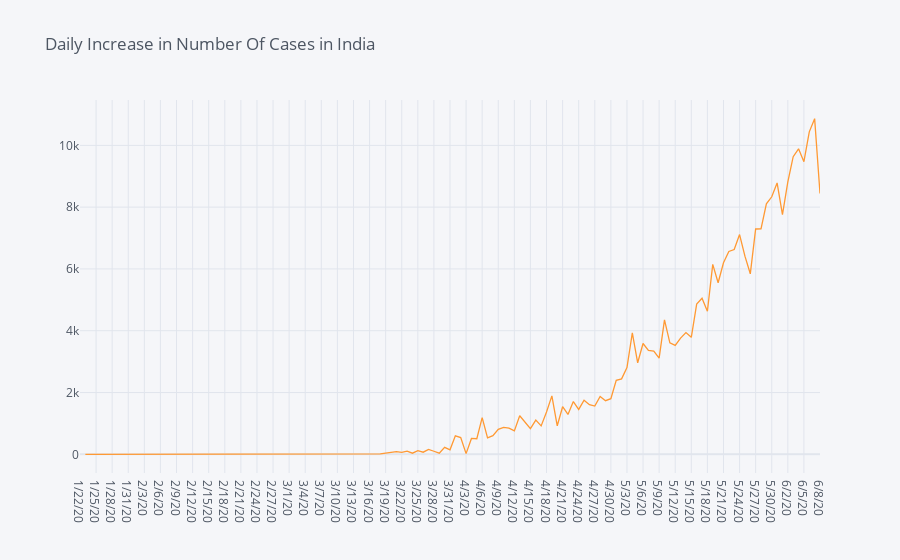

Write notebook code for a chart like this one.
### Code cell
covid_county.loc['India'].diff().iplot(title = "Daily Increase in Number Of Cases in India")

### Figure 1 — Plotly figure (JSON) as saved in the notebook; plotly's stock layout.template omitted (floating-point values rounded to 4 significant figures; data arrays with more than 128 entries replaced by an {"elided": "..."} marker saying what was removed)
{"data": [{"line": {"color": "rgba(255, 153, 51, 1.0)", "dash": "solid", "shape": "linear", "width": 1.3}, "mode": "lines", "name": "India", "text": "", "type": "scatter", "x": {"elided": "139 str values"}, "y": {"elided": "139 mixed values"}}], "layout": {"legend": {"bgcolor": "#F5F6F9", "font": {"color": "#4D5663"}}, "paper_bgcolor": "#F5F6F9", "plot_bgcolor": "#F5F6F9", "title": {"font": {"color": "#4D5663"}, "text": "Daily Increase in Number Of Cases in India"}, "xaxis": {"gridcolor": "#E1E5ED", "showgrid": true, "tickfont": {"color": "#4D5663"}, "title": {"font": {"color": "#4D5663"}, "text": ""}, "zerolinecolor": "#E1E5ED"}, "yaxis": {"gridcolor": "#E1E5ED", "showgrid": true, "tickfont": {"color": "#4D5663"}, "title": {"font": {"color": "#4D5663"}, "text": ""}, "zerolinecolor": "#E1E5ED"}}}
